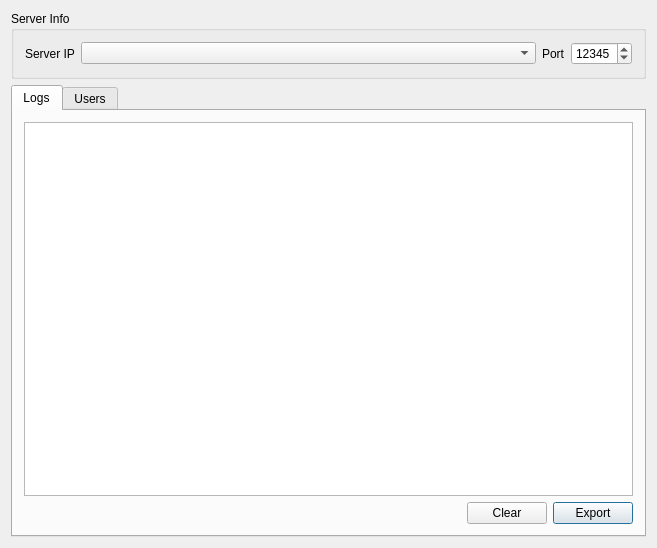
<?xml version="1.0" encoding="UTF-8"?>
<ui version="4.0">
 <class>MainWndClass</class>
 <widget class="QDialog" name="MainWndClass">
  <property name="geometry">
   <rect>
    <x>0</x>
    <y>0</y>
    <width>657</width>
    <height>548</height>
   </rect>
  </property>
  <property name="windowTitle">
   <string>TeamRadar Server</string>
  </property>
  <property name="windowIcon">
   <iconset resource="MainWnd.qrc">
    <normaloff>:/MainWnd/Images/Server.png</normaloff>:/MainWnd/Images/Server.png</iconset>
  </property>
  <layout class="QVBoxLayout" name="verticalLayout">
   <item>
    <widget class="QGroupBox" name="groupBox">
     <property name="title">
      <string>Server Info</string>
     </property>
     <layout class="QHBoxLayout" name="horizontalLayout">
      <item>
       <widget class="QLabel" name="label">
        <property name="text">
         <string>Server IP</string>
        </property>
       </widget>
      </item>
      <item>
       <widget class="QComboBox" name="cbLocalAddresses">
        <property name="sizePolicy">
         <sizepolicy hsizetype="MinimumExpanding" vsizetype="Fixed">
          <horstretch>0</horstretch>
          <verstretch>0</verstretch>
         </sizepolicy>
        </property>
       </widget>
      </item>
      <item>
       <widget class="QLabel" name="label_2">
        <property name="text">
         <string>Port</string>
        </property>
       </widget>
      </item>
      <item>
       <widget class="QSpinBox" name="sbPort">
        <property name="maximum">
         <number>65535</number>
        </property>
        <property name="value">
         <number>12345</number>
        </property>
       </widget>
      </item>
     </layout>
    </widget>
   </item>
   <item>
    <widget class="QTabWidget" name="tabWidget">
     <property name="currentIndex">
      <number>0</number>
     </property>
     <widget class="QWidget" name="tabLogs">
      <attribute name="title">
       <string>Logs</string>
      </attribute>
      <layout class="QGridLayout" name="gridLayout">
       <item row="0" column="0" colspan="3">
        <widget class="QTableView" name="tvLogs">
         <property name="editTriggers">
          <set>QAbstractItemView::NoEditTriggers</set>
         </property>
         <property name="selectionBehavior">
          <enum>QAbstractItemView::SelectRows</enum>
         </property>
         <property name="sortingEnabled">
          <bool>true</bool>
         </property>
        </widget>
       </item>
       <item row="1" column="0">
        <spacer name="horizontalSpacer_2">
         <property name="orientation">
          <enum>Qt::Horizontal</enum>
         </property>
         <property name="sizeHint" stdset="0">
          <size>
           <width>346</width>
           <height>20</height>
          </size>
         </property>
        </spacer>
       </item>
       <item row="1" column="1">
        <widget class="QPushButton" name="btClearLog">
         <property name="text">
          <string>Clear</string>
         </property>
         <property name="autoDefault">
          <bool>false</bool>
         </property>
        </widget>
       </item>
       <item row="1" column="2">
        <widget class="QPushButton" name="btExport">
         <property name="text">
          <string>Export</string>
         </property>
        </widget>
       </item>
      </layout>
     </widget>
     <widget class="QWidget" name="tabUsers">
      <attribute name="title">
       <string>Users</string>
      </attribute>
      <layout class="QHBoxLayout" name="horizontalLayout_2">
       <item>
        <widget class="QTableView" name="tvUsers">
         <property name="editTriggers">
          <set>QAbstractItemView::NoEditTriggers</set>
         </property>
         <property name="selectionBehavior">
          <enum>QAbstractItemView::SelectRows</enum>
         </property>
        </widget>
       </item>
      </layout>
     </widget>
    </widget>
   </item>
  </layout>
  <action name="actionAbout">
   <property name="text">
    <string>About</string>
   </property>
   <property name="toolTip">
    <string>About</string>
   </property>
  </action>
  <action name="actionShutdown">
   <property name="text">
    <string>Shutdown</string>
   </property>
  </action>
 </widget>
 <layoutdefault spacing="6" margin="11"/>
 <resources>
  <include location="MainWnd.qrc"/>
 </resources>
 <connections/>
</ui>
